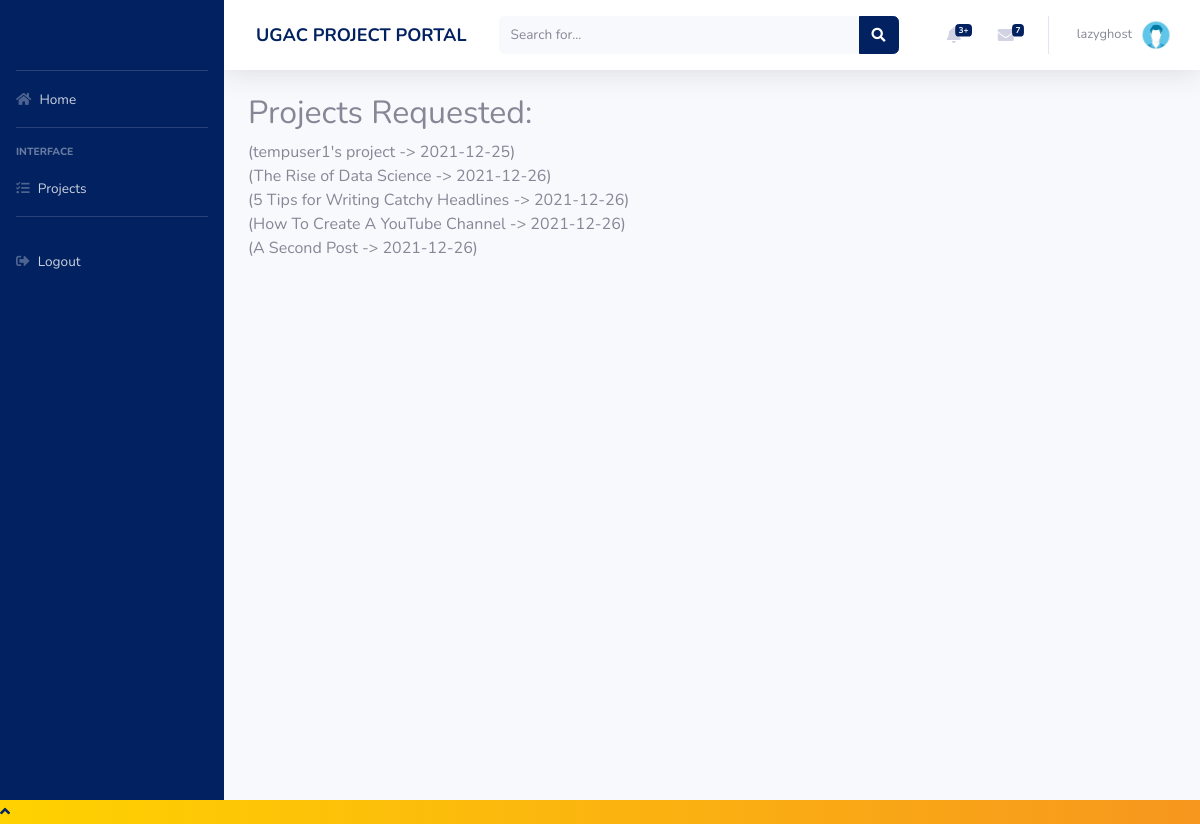
/profile/projects/requested (signed in), run on the app's committed database.
### users/models.py (models this page shows, shortened)
class Profile(models.Model):
    user = models.OneToOneField(User, on_delete=models.CASCADE)
    image = models.ImageField(default = 'default.jpg', upload_to='profile_pics', blank=True)
    rollno = models.CharField(max_length=10)
    year = models.CharField(max_length=30, choices = YEAR_CHOICES)
    branch = models.CharField(max_length=30, choices = BRANCH_CHOICES)
    techskills = models.TextField()
    starred_projects = models.ManyToManyField(Project, related_name='starred_projects', blank = True)
    cv = models.FileField(blank = True, upload_to='resumes')

### home/models.py (models this page shows)
class Project(models.Model):
    Title = models.CharField(max_length=30)
    Description = models.TextField()
    FloatedBy = models.ForeignKey(User, on_delete=models.CASCADE)
    Mentors = models.ManyToManyField(User, related_name='Mentors', blank = True)
    Status = models.CharField(max_length=10, choices=STATUS_CHOICES, default='Open')
    OpenedFor = models.CharField(max_length=300)
    Difficulty = models.CharField(max_length=15, choices=DIFFICULTY_CHOICES, default='Beginner')
    PreRequisite = models.TextField()
    Duration = models.CharField(max_length=30)
    DatePosted = models.DateTimeField(default = timezone.now)
    SelectionCriteria = models.TextField()
    MailNotification = models.CharField(max_length=5, choices=NOTIFICATION_CHOICES,default='On')
    ApplyRequest = models.ManyToManyField(User, related_name='ApplyRequest', blank = True)
    AlreadyApplied = models.ManyToManyField(User, related_name='AlreadyApplied', blank = True)
    def __str__(self):
        return f"({self.Title} -> {self.DatePosted.date()})"

### users/views.py (the view)
# urls.py: path('projects/requested', views.projects_requested, name = 'projects-requested'),
def projects_requested(request):
    projects = Project.objects.all()
    projects_requested = projects.filter(ApplyRequest = request.user)
    context = {
        'title': 'Projects Requested',
        'projects': projects_requested,
    }
    return render(request, 'users/profile_requested.html', context)

### users/templates/users/profile_requested.html (shortened to what this page needs)
{% extends 'users/profile.html' %}
{% block profile %}
<div>
    <h2>Projects Requested:</h2>
	{% for project in projects %}
	<div>{{project}}</div>
	{% endfor %}
</div>
{% endblock profile %}

### home/templates/home/base.html (shortened to what this page needs)
{% load static %}
<!DOCTYPE html>
<html lang="en">
	<head>
		<link rel="stylesheet" type="text/css" href="{% static 'home/style.css' %}">
		<link rel="stylesheet" href="https://pro.fontawesome.com/releases/v5.10.0/css/all.css"/>
	</head>
	<body>
    <body id="page-top">
        <div id="wrapper">
            <ul class="navbar-nav bg-gradient-primary sidebar sidebar-dark accordion" id="accordionSidebar">
                <a class="sidebar-brand d-flex align-items-center justify-content-center" href="/">
                </a>
                <hr class="sidebar-divider my-0">
                <li class="nav-item">
                    <a class="nav-link"  href="{% url 'home' %}"">
                        <i class="fas fa-home"></i>
                        <span>Home</span></a>
                </li>
                <hr class="sidebar-divider">
                <div class="sidebar-heading">
                    Interface
                </div>
                <li class="nav-item">
                    <a class="nav-link collapsed" href="#" data-toggle="collapse" data-target="#collapseTwo"
                        aria-expanded="true" aria-controls="collapseTwo">
                        <i class="fas fa-tasks"></i>
                        <span>Projects</span>
                    </a>
                </li>
                <hr class="sidebar-divider">
    						<li class="nav-item">
    								<a class="nav-link"  href="{% url 'logout' %}"">
    										<i class="fas fa-sign-out-alt"></i>
    										<span>Logout</span></a>
    						</li>
            </ul>
            <div id="content-wrapper" class="d-flex flex-column">
                <div id="content">
                    <nav class="navbar navbar-expand navbar-light bg-white topbar mb-4 static-top shadow">
                    <div class="sidebar-brand-text mx-3" style="color: #022160; font-size: large; font-weight: bold">  UGAC PROJECT PORTAL     </div>
                        <form
                            class="d-none d-sm-inline-block form-inline mr-auto ml-md-3 my-2 my-md-0 mw-100 navbar-search">
                            <div class="input-group">
                                <input type="text" class="form-control bg-light border-0 small" placeholder="Search for..."
                                    aria-label="Search" aria-describedby="basic-addon2" >
                                <div class="input-group-append">
                                    <button class="btn btn-primary" type="button">
                                        <i class="fas fa-search fa-sm"></i>
                                    </button>
                                </div>
                            </div>
                        </form>
                        <ul class="navbar-nav ml-auto">
                            <li class="nav-item dropdown no-arrow mx-1">
                                <a class="nav-link dropdown-toggle" href="#" id="alertsDropdown" role="button"
                                    data-toggle="dropdown" aria-haspopup="true" aria-expanded="false">
                                    <i class="fas fa-bell fa-fw"></i>
                                    <span class="badge badge-danger badge-counter">3+</span>
                                </a>
                            </li>
                            <li class="nav-item dropdown no-arrow mx-1">
                                <a class="nav-link dropdown-toggle" href="#" id="messagesDropdown" role="button"
                                    data-toggle="dropdown" aria-haspopup="true" aria-expanded="false">
                                    <i class="fas fa-envelope fa-fw"></i>
                                    <span class="badge badge-danger badge-counter">7</span>
                                </a>
                            </li>
                            <li class="nav-item dropdown no-arrow">
                                <a class="nav-link dropdown-toggle" href="#" id="userDropdown" role="button"
                                    data-toggle="dropdown" aria-haspopup="true" aria-expanded="false">
                                    <span class="mr-2 d-none d-lg-inline text-gray-600 small">{{user.username}}</span>
                                    <img class="img-profile rounded-circle"
                                        src="{{user.profile.image.url}}">
                                </a>
                            </li>
                        </ul>
                    </nav>
                    <div class="container-fluid">
		{% block content %}{% endblock content %}
	</div>
</div>
</div>
</div>
<a class="scroll-to-top rounded" href="#page-top">
<i class="fas fa-angle-up"></i>
</a>
	</body>
</html>

### data on the page
Project: Title+DatePosted "(tempuser1's project -> 2021-12-25)"
Project: Title+DatePosted "(The Rise of Data Science -> 2021-12-26)"
Project: Title+DatePosted "(5 Tips for Writing Catchy Headlines -> 2021-12-26)"
Project: Title+DatePosted "(How To Create A YouTube Channel -> 2021-12-26)"
Project: Title+DatePosted "(A Second Post -> 2021-12-26)"

### other printed values
{{ user.username }} "lazyghost"
